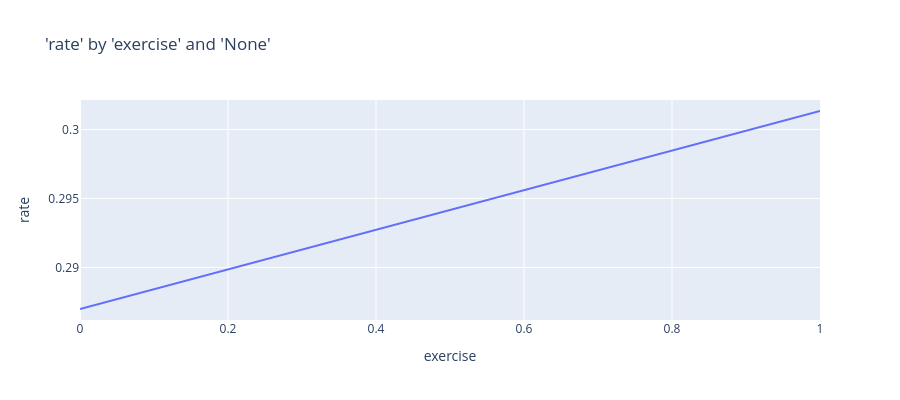

The notebook cell this image was saved under:
### Markdown cell above
## Chart

### Code cell
charters.chart(
    df=pdp_data,
    x_axis="exercise",
    y_axis="rate",
)

### Figure 1 — Plotly figure (JSON) as saved in the notebook; plotly's stock layout.template omitted (floating-point values rounded to 4 significant figures)
{"data": [{"hovertemplate": "exercise=%{x}<br>rate=%{y}<extra></extra>", "legendgroup": "", "line": {"color": "#636efa", "dash": "solid"}, "marker": {"symbol": "circle"}, "mode": "lines", "name": "", "orientation": "v", "showlegend": false, "type": "scatter", "x": [0, 1], "xaxis": "x", "y": [0.287, 0.3013], "yaxis": "y"}], "layout": {"height": 400, "legend": {"tracegroupgap": 0}, "title": {"text": "'rate' by 'exercise' and 'None'"}, "xaxis": {"anchor": "y", "domain": [0, 1], "title": {"text": "exercise"}}, "yaxis": {"anchor": "x", "domain": [0, 1], "title": {"text": "rate"}, "type": "-"}}}
